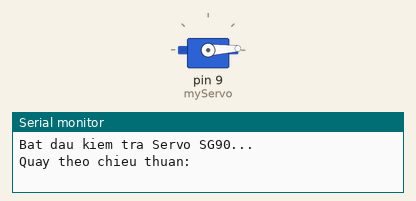
Recording of a sketch running on a simulated Arduino Uno, built with avr-gcc and run on an emulated ATmega328P. On the bench: servo, the last lines printed to the serial monitor.

Above: at 0.05 s.
At 1.55 s:
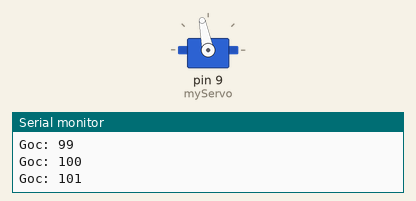
At 3.1 s:
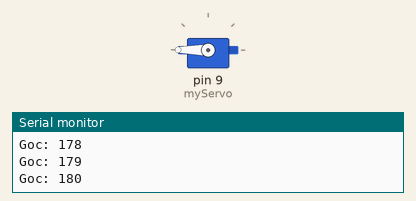
At 6.2 s:
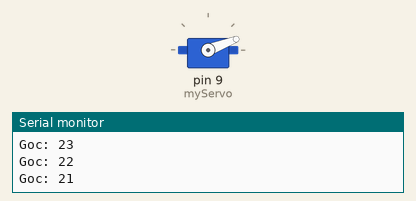
Timing chart, 0 to 9.8 s (numbered marks = the images above):
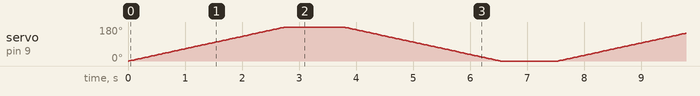

The sketch:

testserrvo.ino
```cpp
#include <Servo.h> // Thêm thư viện Servo có sẵn trong Arduino IDE

// Tạo một đối tượng servo để điều khiển
Servo myServo;

// Biến để lưu vị trí (góc) của servo
int angle = 0;

void setup() {
  // Gắn đối tượng servo vào chân số 9 trên board Arduino
  // Bạn có thể thay đổi chân 9 thành bất kỳ chân PWM nào khác
  myServo.attach(9);

  // Khởi động giao tiếp Serial để theo dõi giá trị góc trên máy tính
  Serial.begin(9600);
  Serial.println("Bat dau kiem tra Servo SG90...");
}

void loop() {
  // --- QUAY TỪ 0 ĐẾN 180 ĐỘ ---
  Serial.println("Quay theo chieu thuan:");
  for (angle = 0; angle <= 180; angle++) {
    // Gửi lệnh để servo di chuyển đến vị trí 'angle'
    myServo.write(angle);

    // In giá trị góc ra Serial Monitor
    Serial.print("Goc: ");
    Serial.println(angle);

    // Đợi 15ms để servo có thời gian di chuyển đến vị trí mới
    // Việc này giúp servo quay mượt hơn
    delay(15);
  }

  // Đợi 1 giây sau khi hoàn thành một vòng quay
  delay(1000);

  // --- QUAY TỪ 180 VỀ 0 ĐỘ ---
  Serial.println("Quay theo chieu nguoc lai:");
  for (angle = 180; angle >= 0; angle--) {
    // Gửi lệnh để servo di chuyển đến vị trí 'angle'
    myServo.write(angle);

    // In giá trị góc ra Serial Monitor
    Serial.print("Goc: ");
    Serial.println(angle);

    // Đợi 15ms
    delay(15);
  }

  // Đợi 1 giây trước khi lặp lại
  delay(1000);
}
```
